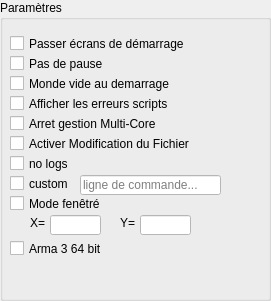
     <widget class="QGroupBox" name="groupBox_Parametre">
      <property name="geometry">
       <rect>
        <x>10</x>
        <y>10</y>
        <width>271</width>
        <height>301</height>
       </rect>
      </property>
      <property name="title">
       <string>Paramètres</string>
      </property>
      <widget class="QCheckBox" name="checkBox_nosplash">
       <property name="geometry">
        <rect>
         <x>10</x>
         <y>35</y>
         <width>211</width>
         <height>17</height>
        </rect>
       </property>
       <property name="locale">
        <locale language="French" country="France"/>
       </property>
       <property name="text">
        <string>Passer écrans de démarrage</string>
       </property>
      </widget>
      <widget class="QCheckBox" name="checkBox_noPause">
       <property name="geometry">
        <rect>
         <x>10</x>
         <y>55</y>
         <width>191</width>
         <height>17</height>
        </rect>
       </property>
       <property name="locale">
        <locale language="French" country="France"/>
       </property>
       <property name="text">
        <string>Pas de pause</string>
       </property>
      </widget>
      <widget class="QCheckBox" name="checkBox_emptyWorld">
       <property name="geometry">
        <rect>
         <x>10</x>
         <y>75</y>
         <width>211</width>
         <height>17</height>
        </rect>
       </property>
       <property name="locale">
        <locale language="French" country="France"/>
       </property>
       <property name="text">
        <string>Monde vide au demarrage</string>
       </property>
      </widget>
      <widget class="QCheckBox" name="checkBox_showScriptError">
       <property name="geometry">
        <rect>
         <x>10</x>
         <y>95</y>
         <width>211</width>
         <height>17</height>
        </rect>
       </property>
       <property name="locale">
        <locale language="French" country="France"/>
       </property>
       <property name="text">
        <string>Afficher les erreurs scripts</string>
       </property>
      </widget>
      <widget class="QCheckBox" name="checkBox_noCB">
       <property name="geometry">
        <rect>
         <x>10</x>
         <y>115</y>
         <width>191</width>
         <height>17</height>
        </rect>
       </property>
       <property name="locale">
        <locale language="French" country="France"/>
       </property>
       <property name="text">
        <string>Arret gestion Multi-Core</string>
       </property>
      </widget>
      <widget class="QCheckBox" name="checkBox_AllowFileChange">
       <property name="geometry">
        <rect>
         <x>10</x>
         <y>135</y>
         <width>211</width>
         <height>17</height>
        </rect>
       </property>
       <property name="locale">
        <locale language="French" country="France"/>
       </property>
       <property name="text">
        <string>Activer Modification du Fichier</string>
       </property>
      </widget>
      <widget class="QCheckBox" name="checkBox_noLogs">
       <property name="geometry">
        <rect>
         <x>10</x>
         <y>155</y>
         <width>191</width>
         <height>17</height>
        </rect>
       </property>
       <property name="locale">
        <locale language="French" country="France"/>
       </property>
       <property name="text">
        <string>no logs</string>
       </property>
      </widget>
      <widget class="QCheckBox" name="checkBox_customCommand">
       <property name="enabled">
        <bool>true</bool>
       </property>
       <property name="geometry">
        <rect>
         <x>10</x>
         <y>175</y>
         <width>61</width>
         <height>17</height>
        </rect>
       </property>
       <property name="locale">
        <locale language="French" country="France"/>
       </property>
       <property name="text">
        <string>custom</string>
       </property>
      </widget>
      <widget class="QLineEdit" name="lineEdit_customCommand">
       <property name="enabled">
        <bool>false</bool>
       </property>
       <property name="geometry">
        <rect>
         <x>80</x>
         <y>175</y>
         <width>141</width>
         <height>20</height>
        </rect>
       </property>
       <property name="styleSheet">
        <string notr="true">background-color: rgb(255, 255, 255);</string>
       </property>
       <property name="readOnly">
        <bool>false</bool>
       </property>
       <property name="placeholderText">
        <string>ligne de commande...</string>
       </property>
      </widget>
      <widget class="QCheckBox" name="checkBox_windowedMode">
       <property name="enabled">
        <bool>true</bool>
       </property>
       <property name="geometry">
        <rect>
         <x>10</x>
         <y>195</y>
         <width>101</width>
         <height>17</height>
        </rect>
       </property>
       <property name="locale">
        <locale language="French" country="France"/>
       </property>
       <property name="text">
        <string>Mode fenêtré</string>
       </property>
      </widget>
      <widget class="QLabel" name="label_optionsXwindow">
       <property name="geometry">
        <rect>
         <x>30</x>
         <y>215</y>
         <width>21</width>
         <height>16</height>
        </rect>
       </property>
       <property name="text">
        <string>X=</string>
       </property>
      </widget>
      <widget class="QLabel" name="label_optionsYwindow">
       <property name="geometry">
        <rect>
         <x>120</x>
         <y>215</y>
         <width>21</width>
         <height>16</height>
        </rect>
       </property>
       <property name="text">
        <string>Y=</string>
       </property>
      </widget>
      <widget class="QLineEdit" name="lineEdit_WindowedModeX">
       <property name="enabled">
        <bool>false</bool>
       </property>
       <property name="geometry">
        <rect>
         <x>50</x>
         <y>215</y>
         <width>51</width>
         <height>20</height>
        </rect>
       </property>
       <property name="styleSheet">
        <string notr="true">background-color: rgb(255, 255, 255);</string>
       </property>
       <property name="maxLength">
        <number>4</number>
       </property>
       <property name="alignment">
        <set>Qt::AlignCenter</set>
       </property>
       <property name="readOnly">
        <bool>false</bool>
       </property>
       <property name="placeholderText">
        <string/>
       </property>
      </widget>
      <widget class="QLineEdit" name="lineEdit_WindowedModeY">
       <property name="enabled">
        <bool>false</bool>
       </property>
       <property name="geometry">
        <rect>
         <x>140</x>
         <y>215</y>
         <width>51</width>
         <height>20</height>
        </rect>
       </property>
       <property name="styleSheet">
        <string notr="true">background-color: rgb(255, 255, 255);</string>
       </property>
       <property name="maxLength">
        <number>4</number>
       </property>
       <property name="alignment">
        <set>Qt::AlignCenter</set>
       </property>
       <property name="readOnly">
        <bool>false</bool>
       </property>
       <property name="placeholderText">
        <string/>
       </property>
      </widget>
      <widget class="QCheckBox" name="checkBox_arma3_64bit">
       <property name="geometry">
        <rect>
         <x>10</x>
         <y>240</y>
         <width>101</width>
         <height>17</height>
        </rect>
       </property>
       <property name="locale">
        <locale language="French" country="France"/>
       </property>
       <property name="text">
        <string>Arma 3 64 bit</string>
       </property>
      </widget>
     </widget>
